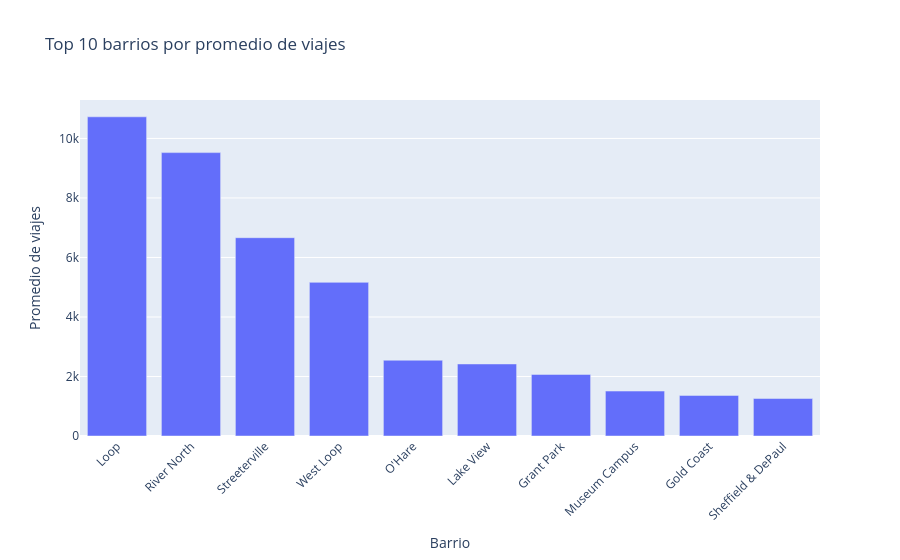

Source (notebook cell):
### Markdown cell above
El gráfico permite comparar visualmente el volumen de viajes entre el top 10 de las diferentes compañías. Se puede observar cuáles empresas concentran una mayor cantidad de viajes y cuáles presentan una participación menor.

### Code cell
#Visualización gráfica de los barrios de finalización de viajes

fig = go.Figure(
    data=[
        go.Bar(
            x=dropoff_trips_sorted['dropoff_location_name'].head(10),
            y=dropoff_trips_sorted['average_trips'].head(10)
        )
    ]
)

fig.update_layout(
    title='Top 10 barrios por promedio de viajes',
    xaxis_title='Barrio',
    yaxis_title='Promedio de viajes',
    xaxis_tickangle=-45
)

fig.show()

### Figure 1 — Plotly figure (JSON) as saved in the notebook; plotly's stock layout.template omitted (floating-point values rounded to 4 significant figures)
{"data": [{"type": "bar", "x": ["Loop", "River North", "Streeterville", "West Loop", "O'Hare", "Lake View", "Grant Park", "Museum Campus", "Gold Coast", "Sheffield & DePaul"], "y": [10730.0, 9524.0, 6665.0, 5164.0, 2547.0, 2421.0, 2069.0, 1510, 1364.0, 1260.0]}], "layout": {"title": {"text": "Top 10 barrios por promedio de viajes"}, "xaxis": {"tickangle": -45, "title": {"text": "Barrio"}}, "yaxis": {"title": {"text": "Promedio de viajes"}}}}
